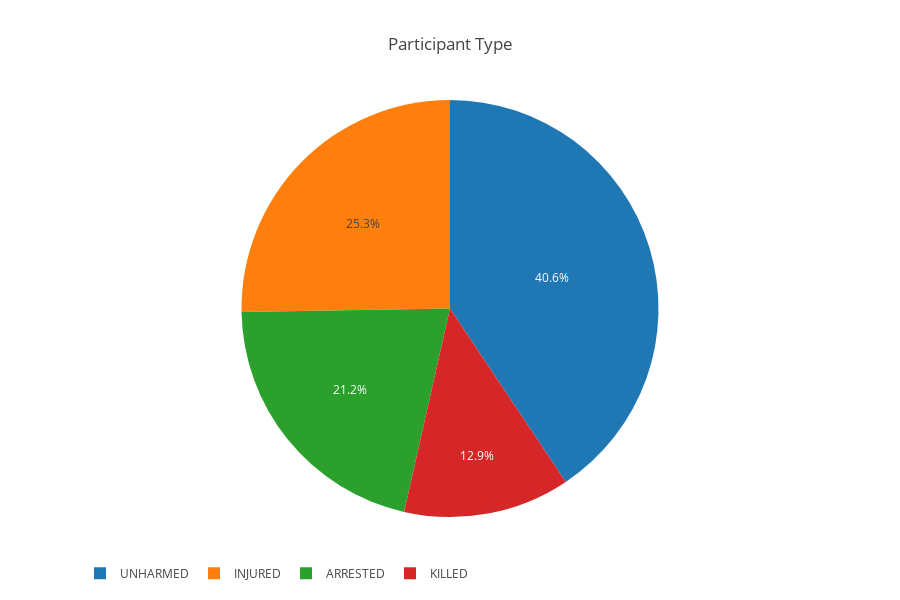

Notebook code cell kept with this figure:
### Markdown cell above
* Most suspects in age group - 17 to 40 , peak at 17 to 20. Very low for ages < 12 or > 80 - Limited access or capability to use guns.
* Victim distribution similar to suspect distribution, but unfortunately not very low even at very low and high ages.

### Code cell
# Visualize distribution of participant types

types=['ARRESTED','INJURED','KILLED','UNHARMED']
values=helper.get_person_type_counts(df,"participant_status",types)
helper.plot_pie(types,values,'Participant Type')

### Figure 1 — Plotly figure (JSON) as saved in the notebook; plotly's stock layout.template omitted (floating-point values rounded to 4 significant figures)
{"data": [{"labels": ["ARRESTED", "INJURED", "KILLED", "UNHARMED"], "type": "pie", "uid": "9c7cf0de-5b04-470e-b574-6dce20dfdc54", "values": [99333, 118395, 60478, 190383]}], "layout": {"height": 600, "legend": {"orientation": "h"}, "title": "Participant Type"}}
